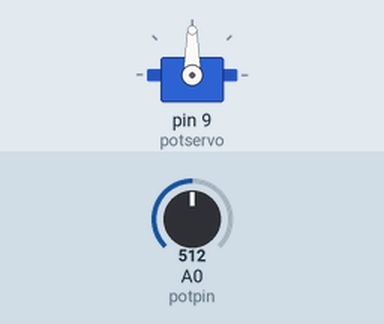
A sketch run on a simulated Arduino Uno, built with avr-gcc and run on an emulated ATmega328P. Shown: servo. The inputs (shaded band) are chosen by the test bench; at power-on: A0 (potpin) = 512.

Above: at 1.2 s.
1.3 s: A0 (potpin) set to 716
At 2.5 s:
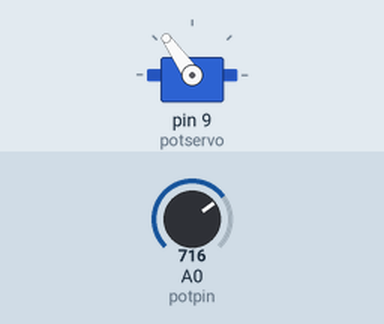
2.8 s: A0 (potpin) set to 900
At 3.6 s:
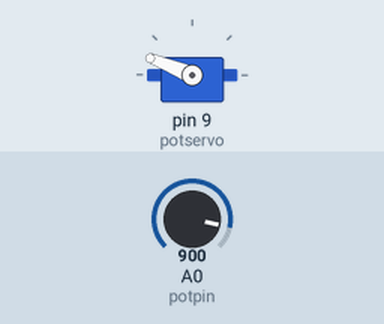
4.3 s: A0 (potpin) set to 1023
At 5.0 s:
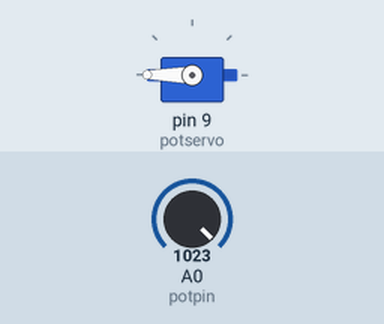
5.8 s: A0 (potpin) set to 306
At 7.0 s:
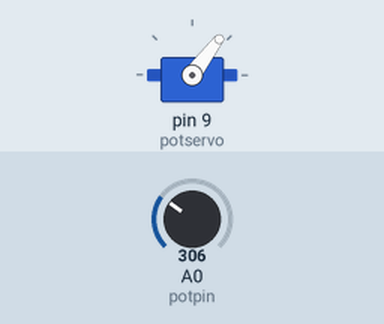
7.3 s: A0 (potpin) set to 122
At 8.5 s:
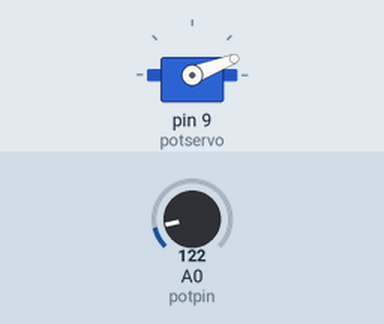
Timing chart, 0 to 9.8 s (numbered marks = the images above; inputs shaded):
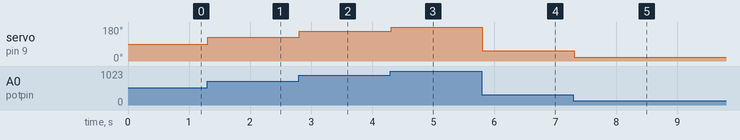

Measured:
- after the input at 1.3 s, servo on pin 9 (potservo): 90° → 125° at once
- after the input at 2.8 s, servo on pin 9 (potservo): 125° → 158° at once
- after the input at 4.3 s, servo on pin 9 (potservo): 158° → 180° at once
- after the input at 5.8 s, servo on pin 9 (potservo): 180° → 53° at once
- after the input at 7.3 s, servo on pin 9 (potservo): 53° → 21° at once

The sketch:

Servo_pot.ino
```cpp
#include <Servo.h>
Servo potservo;

int potpin = 0;                    // Analog pin used to connect potentiometer
int val;                           // Variable to read value from analog pin

void setup(){
  potservo.attach(9);              // Attaches servo on pin 9
}

void loop(){
  val = analogRead(potpin);        // Read the value of the potentiometer (0 to 1023)
  val = map(val, 0, 1023, 0, 180); // Scale it to use it with the servo (0 to 180)
  potservo.write(val);             // Sets the servo position according to the scaled value
  delay(15);                       // Wait for the servo to get there
}
```
